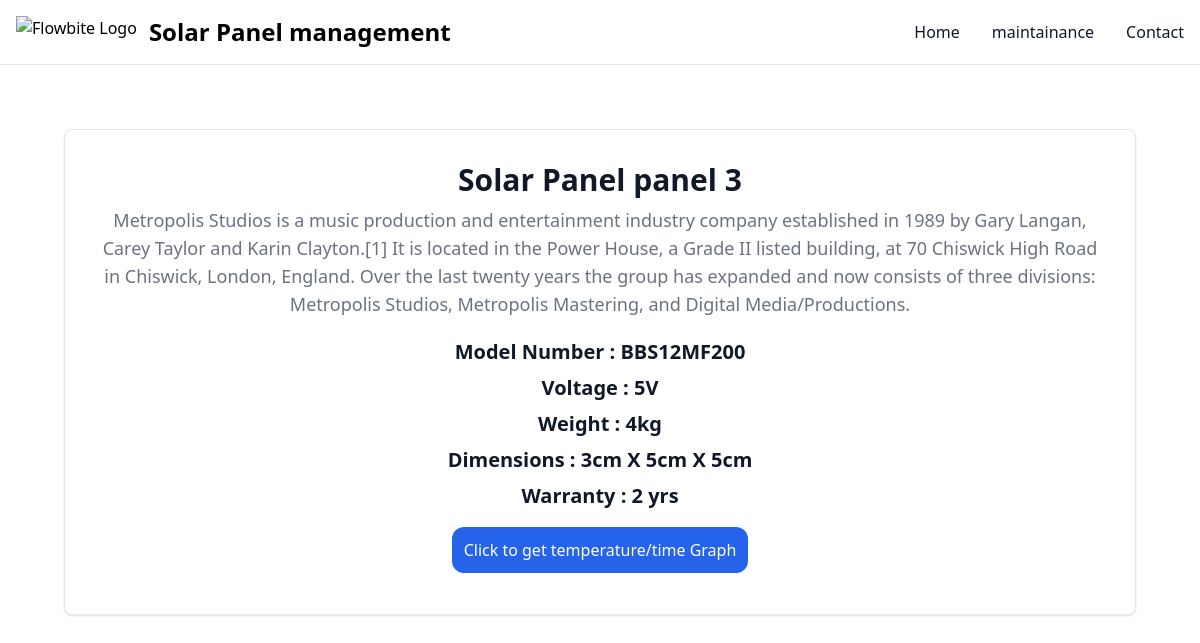
/description/3, run on the app's committed database.
### app/models.py (models this page shows, shortened)
class SolarPanel(models.Model):
    name = models.CharField(max_length=100)
    description = models.CharField(max_length=500)
    model_number = models.CharField(max_length=20)
    nominal_voltage = models.PositiveIntegerField()
    product_weight =  models.PositiveIntegerField()
    dimensions_l =models.PositiveIntegerField()
    dimensions_b =models.PositiveIntegerField()
    dimensions_w =models.PositiveIntegerField()
    warranty = models.PositiveIntegerField()
    status=models.CharField(choices=status,max_length=10,default='Inactive')

### app/views.py (the view)
# urls.py: path('description/<int:id>', views.description, name='description'),
def description(request,id):
    product= SolarPanel.objects.get(id=id)
    return render(request,"description.html",{'product':product})

### app/templates/description.html
{% extends 'base.html' %}
{% block content%}
<hr>
<div class="flex justify-center m-16">
    <div class="w-full p-4 text-center bg-white border border-gray-200 rounded-lg shadow sm:p-8 dark:bg-gray-800 dark:border-gray-700">
        <h5 class="mb-2 text-3xl font-bold text-gray-900 dark:text-white">Solar Panel {{product.name}}</h5>
        <p class="mb-5 text-base text-gray-500 sm:text-lg dark:text-gray-400">{{product.description}}</p>
        <p class="mb-2 text-xl font-bold text-gray-900 dark:text-white">Model Number : {{product.model_number}}</p>
        <p class="mb-2 text-xl font-bold text-gray-900 dark:text-white">Voltage : {{product.nominal_voltage}}V</p>
        <p class="mb-2 text-xl font-bold text-gray-900 dark:text-white">Weight : {{product.product_weight}}kg</p>
        <p class="mb-2 text-xl font-bold text-gray-900 dark:text-white">Dimensions : {{product.dimensions_l}}cm X {{product.dimensions_b}}cm X {{product.dimensions_w}}cm</p>
        <p class="mb-2 text-xl font-bold text-gray-900 dark:text-white">Warranty : {{product.warranty}} yrs</p>
        <div class="p-5 ">
            <a href="{% url 'chart_disp' %}" class="text-white p-3 bg-blue-600 hover:bg-blue-700 rounded-xl">Click to get temperature/time Graph</a>
        </div>
    </div>
</div>
{% endblock %}

### data on the page
SolarPanel: name "panel 3", description "Metropolis Studios is a music production and entertainment industry company established in 1989 by Gary Langan, Carey Taylor and Karin Clayton.[1] It is located in the Power House, a Grade II listed building, at 70 Chiswick High Road in Chiswick, London, England. Over the last twenty years the group has expanded and now consists of three divisions: Metropolis Studios, Metropolis Mastering, and Digital Media/Productions.", model_number "BBS12MF200", nominal_voltage "5", product_weight "4", dimensions_l "3", dimensions_b "5", dimensions_w "5", warranty "2"
